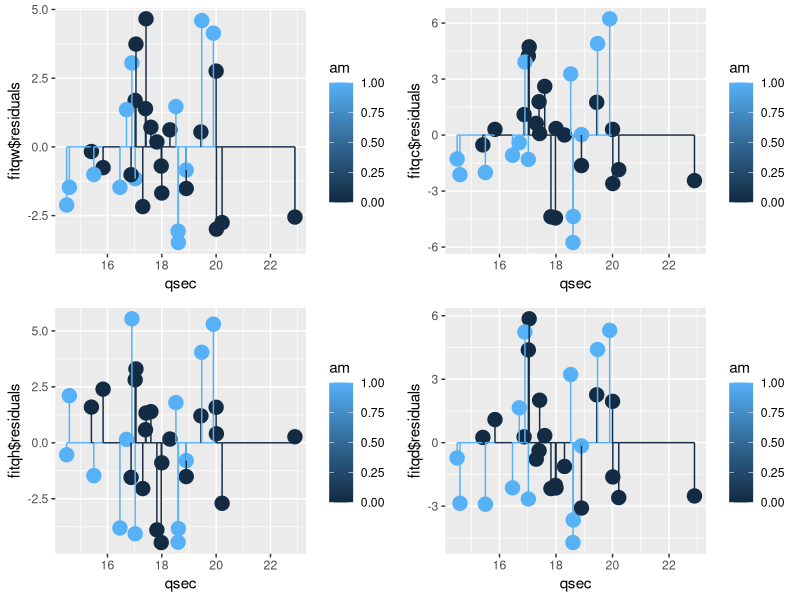

Write the R code that produced this figure.
library(gridExtra)
library(ggplot2)

fitqw <- lm(mpg ~ am + qsec + wt, mtcars)
fitqc <- lm(mpg ~ am + qsec + cyl, mtcars)
fitqh <- lm(mpg ~ am + qsec + hp, mtcars)
fitqd <- lm(mpg ~ am + qsec + disp, mtcars)

y0 = as.numeric(rep(0,32))

g1 <- ggplot(mtcars, aes(x = qsec, y = fitqw$residuals, colour = am)) + 
  geom_point(aes(size=2)) + scale_size(guide = 'none') + geom_line(y=0) +
  geom_segment(aes(x = mtcars$qsec, y=fitqw$residuals, xend = mtcars$qsec, yend = y0))

g2 <- ggplot(mtcars, aes(x = qsec, y = fitqc$residuals, colour = am)) + 
  geom_point(aes(size=2)) + scale_size(guide = 'none') + geom_line(y=0) +
  geom_segment(aes(x = mtcars$qsec, y=fitqc$residuals, xend = mtcars$qsec, yend = y0))

g3 <- ggplot(mtcars, aes(x = qsec, y = fitqh$residuals, colour = am)) + 
  geom_point(aes(size=2)) + scale_size(guide = 'none') + geom_line(y=0) +
  geom_segment(aes(x = mtcars$qsec, y=fitqh$residuals, xend = mtcars$qsec, yend = y0))

g4 <- ggplot(mtcars, aes(x = qsec, y = fitqd$residuals, colour = am)) + 
  geom_point(aes(size=2)) + scale_size(guide = 'none') + geom_line(y=0) + 
  geom_segment(aes(x = mtcars$qsec, y=fitqd$residuals, xend = mtcars$qsec, yend = y0))

grid.arrange(g1, g2, g3, g4, ncol=2, nrow=2)